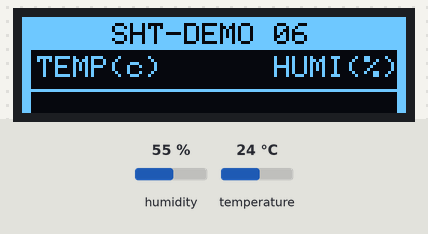
Recording of a sketch running on a simulated ESP8266 (NodeMCU). Shown: 128×32 one-colour display. The inputs (shaded band) are chosen by the test bench; at power-on: humidity 55 %, temperature 24 °C. WiFi joins after 1.5 s; servers stay silent unless stated; no MQTT or app messages arrive unless stated; what the sketch prints to the serial monitor is not drawn.

Above: at 6.1 s.

The sketch:

iot_sht_demo.ino
```cpp
 /*软定义：Wire.h进行SDA、SCL引脚的软定义,此时硬IIC串口GPIO4、GPIO5不可用；
  *       引脚GPIO1、GPIO3以及GPIO10不可随意进行电平设置；
  *       屏显采用SPI方式，避免七针OLED的改线以及板子的飞线；
  *接线方式: |----------------------------------------------------|
  *         | Nodemcu       |OLED             |SHT30             |
            |---------------|-----------------|------------------|
            | GPIO16        |CS                                  |
            | GPIO05        |DC                                  |
            | GPIO4         |RES                                 |
            | GPIO0         |D1                                  |
            | GPIO2         |D0                                  |
            |---------------|-----------------|------------------|
            | GPIO12                          |SDA               |
            | GPIO13                          |SCL               |
            | 3.3V                            |vcc               |
            | GND                             |gnd               |
            |----------------------------------------------------|
   本案列采用Adafruit_SSD1306.h库文件，不能直接使用，需要进行文件修改(本例OLED是SSD1306_128_64）)，解决方法:
        1.进入Arduino库文件夹，打开Adafruit_SSD1306.h (使用任意文本编辑器打开)
        2.找到行：#define SSD1306_128_32
        3.取消改行的注释: #define SSD1306_128_64
        4.在Arduino中打开实例文件： ssd1306_128x64_i2c
        5.在setup函数中将地址从0x3D更改为0x3C
****************************库文件引用*****************************************/
#include <SPI.h>
#include <Wire.h>
#include <Adafruit_GFX.h>
#include <Adafruit_SSD1306.h>

#include "SHTSensor.h"
#include <ESP8266WiFi.h>
#include <ArduinoJson.h>
#include <PubSubClient.h>
/*****************************网络初始化****************************/
#define WIFI_SSID "yuhan888888"       // 使用时请修改为当前你的 wifi ssid
#define WIFI_PASS "yuhan123456"   // 使用时请修改为当前你的 wifi 密码
const char* mqtt_server = "47.103.121.23";
//const char* Token = "eTitpyFuZgPLffl3RYjQ";//润航种养温湿度
const char* Token1 = "Fe13HIWJQfhwcTr8A6sD";//测试温湿度
const char* Token2 = "hT1plridhhbONjmtP1RL";
WiFiClient espClient;
PubSubClient client(espClient);
/********************oled与DHT22初始化定义*********************************/
#define OLED_MOSI  0 //D1
#define OLED_CLK   2 //D0
#define OLED_DC    5
#define OLED_CS    16
#define OLED_RESET 4
Adafruit_SSD1306 display(OLED_MOSI, OLED_CLK, OLED_DC, OLED_RESET, OLED_CS);
SHTSensor SHT30;
/********************变量初始化*********************************/
long lastmsg = 0;
long lastpub = 0;
char msg[50];


static const unsigned char PROGMEM Gateway[] = {
0xFF,0xFF,0xFF,0xFF,0xFF,0xFF,0xFF,0xFF,0xFF,0xFF,0xFF,0xFF,0xFF,0xFF,0xFF,0xFF,
0xFF,0xFF,0xFF,0xFF,0xFF,0xFF,0xFF,0xFF,0xFF,0xFF,0xFF,0xFF,0xFF,0xFF,0xFF,0xFF,
0xFF,0xFF,0xFF,0xFF,0xFF,0xFF,0xFF,0xFF,0xFF,0xFF,0xFF,0xFF,0xFF,0xFF,0xFF,0xFF,
0xFF,0xFF,0xFF,0xFE,0xFB,0xFF,0xFF,0xC0,0x1C,0x00,0x7B,0xBF,0xFF,0xFF,0xFF,0xFF,
0xFF,0xFF,0xFF,0xFF,0x40,0x30,0x11,0xDA,0xDD,0xFF,0x7B,0x87,0xFF,0xFF,0xFF,0xFF,
0xFF,0xFF,0xFF,0xFF,0xFB,0xFD,0x7D,0xC0,0x1D,0xFF,0x77,0x77,0xFF,0xFF,0xFF,0xFF,
0xFF,0xFF,0xFF,0xFF,0xE0,0x70,0x1D,0xFD,0xFC,0xEE,0x6C,0xAF,0xFF,0xFF,0xFF,0xFF,
0xFF,0xFF,0xFF,0xFE,0x7B,0xF5,0x5D,0x80,0x0D,0x55,0x63,0xDF,0xCF,0xFF,0xFF,0xFF,
0xFF,0xFF,0xFF,0xFF,0x40,0x35,0x51,0xFD,0xFD,0xBB,0x7B,0xAF,0xCF,0xFF,0xFF,0xFF,
0xFF,0xFF,0xFF,0xFF,0x6F,0x73,0x97,0xE0,0x3D,0xBB,0x76,0x73,0xFF,0xFF,0xFF,0xFF,
0xFF,0xFF,0xFF,0xFF,0x60,0x77,0xD7,0xEF,0xBD,0x55,0x61,0x07,0xFF,0xFF,0xFF,0xFF,
0xFF,0xFF,0xFF,0xFF,0x6F,0x70,0x17,0xEF,0xBC,0xEE,0x7F,0x77,0xCF,0xFF,0xFF,0xFF,
0xFF,0xFF,0xFF,0xFF,0x60,0x77,0xD5,0xED,0xBD,0xFF,0x79,0x77,0xCF,0xFF,0xFF,0xFF,
0xFF,0xFF,0xFF,0xFF,0x2F,0x70,0x15,0xED,0xBD,0xFF,0x67,0x07,0xFF,0xFF,0xFF,0xFF,
0xFF,0xFF,0xFF,0xFF,0x6E,0x77,0xD9,0x80,0x0D,0xFC,0x7F,0x77,0xFF,0xFF,0xFF,0xFF,
0xFF,0xFF,0xFF,0xFF,0xFF,0xFF,0xFF,0xFF,0xFF,0xFF,0xFF,0xFF,0xFF,0xFF,0xFF,0xFF,
0xFF,0xFF,0xFF,0xFF,0xFF,0xFF,0xFF,0xFF,0xFF,0xFF,0xFF,0xFF,0xFF,0xFF,0xFF,0xFF,
0xFF,0xFF,0xFF,0xFF,0xFF,0xFF,0xFF,0xFF,0xFF,0xFF,0xFF,0xFF,0xFF,0xFF,0xFF,0xFF,
0xFF,0xFF,0xFF,0xFF,0xFF,0xFF,0xFF,0xFF,0xFF,0xFF,0xFF,0xFF,0xFF,0xFF,0xFF,0xFF,
  };
  static const unsigned char PROGMEM Kuang[] = {
0xFF,0xFF,0xFF,0xFF,0xFF,0xFF,0xFF,0xFF,0xFF,0xFF,0xFF,0xFF,0xFF,0xFF,0xFF,0xFC,
0x80,0x00,0x00,0x00,0x00,0x00,0x00,0x00,0x00,0x00,0x00,0x00,0x00,0x00,0x00,0x04,
0x80,0x00,0x00,0x00,0x00,0x00,0x00,0x00,0x00,0x00,0x00,0x00,0x00,0x00,0x00,0x04,
0x80,0x00,0x00,0x00,0x00,0x00,0x00,0x00,0x00,0x00,0x00,0x00,0x00,0x00,0x00,0x04,
0x80,0x00,0x00,0x00,0x00,0x00,0x00,0x00,0x00,0x00,0x00,0x00,0x00,0x00,0x00,0x04,
0x80,0x00,0x00,0x00,0x00,0x00,0x00,0x00,0x00,0x00,0x00,0x00,0x00,0x00,0x00,0x04,
0x80,0x00,0x00,0x00,0x00,0x00,0x00,0x00,0x00,0x00,0x00,0x00,0x00,0x00,0x00,0x04,
0x80,0x00,0x00,0x00,0x00,0x00,0x00,0x00,0x00,0x00,0x00,0x00,0x00,0x00,0x00,0x04,
0x80,0x00,0x00,0x00,0x00,0x00,0x00,0x00,0x00,0x00,0x00,0x00,0x00,0x00,0x00,0x04,
0x80,0x00,0x00,0x00,0x00,0x00,0x00,0x00,0x00,0x00,0x00,0x00,0x00,0x00,0x00,0x04,
0x80,0x00,0x00,0x00,0x00,0x00,0x00,0x00,0x00,0x00,0x00,0x00,0x00,0x00,0x00,0x04,
0x80,0x00,0x00,0x00,0x00,0x00,0x00,0x00,0x00,0x00,0x00,0x00,0x00,0x00,0x00,0x04,
0x80,0x00,0x00,0x00,0x00,0x00,0x00,0x00,0x00,0x00,0x00,0x00,0x00,0x00,0x00,0x04,
0x80,0x00,0x00,0x00,0x00,0x00,0x00,0x00,0x00,0x00,0x00,0x00,0x00,0x00,0x00,0x04,
0xFF,0xFF,0xFF,0xFF,0xFF,0xFF,0xFF,0xFF,0xFF,0xFF,0xFF,0xFF,0xFF,0xFF,0xFF,0xFC,};\
static const unsigned char PROGMEM Kuang2[] = {
0xFF,0xFF,0xFF,0xFF,0xFF,0xFF,0xFF,0xFF,0xFF,0xFF,0xFF,0xFF,0xFF,0xFF,0xFF,0xFF,
0xE0,0x00,0x00,0x00,0x00,0x00,0x00,0x00,0x00,0x00,0x00,0x00,0x00,0x00,0x00,0x07,
0xE0,0x00,0x00,0x00,0x00,0x00,0x00,0x00,0x00,0x00,0x00,0x00,0x00,0x00,0x00,0x07,
0xE0,0x00,0x00,0x00,0x00,0x00,0x00,0x00,0x00,0x00,0x00,0x00,0x00,0x00,0x00,0x07,
0xE0,0x00,0x00,0x00,0x00,0x00,0x00,0x00,0x00,0x00,0x00,0x00,0x00,0x00,0x00,0x07,
0xE0,0x00,0x00,0x00,0x00,0x00,0x00,0x00,0x00,0x00,0x00,0x00,0x00,0x00,0x00,0x07,
0xE0,0x00,0x00,0x00,0x00,0x00,0x00,0x00,0x00,0x00,0x00,0x00,0x00,0x00,0x00,0x07,
0xE0,0x00,0x00,0x00,0x00,0x00,0x00,0x00,0x00,0x00,0x00,0x00,0x00,0x00,0x00,0x07,
0xE0,0x00,0x00,0x00,0x00,0x00,0x00,0x00,0x00,0x00,0x00,0x00,0x00,0x00,0x00,0x07,
0xE0,0x00,0x00,0x00,0x00,0x00,0x00,0x00,0x00,0x00,0x00,0x00,0x00,0x00,0x00,0x07,
0xE0,0x00,0x00,0x00,0x00,0x00,0x00,0x00,0x00,0x00,0x00,0x00,0x00,0x00,0x00,0x07,
0xE0,0x00,0x00,0x00,0x00,0x00,0x00,0x00,0x00,0x00,0x00,0x00,0x00,0x00,0x00,0x07,
0xE0,0x00,0x00,0x00,0x00,0x00,0x00,0x00,0x00,0x00,0x00,0x00,0x00,0x00,0x00,0x07,
0xE0,0x00,0x00,0x00,0x00,0x00,0x00,0x00,0x00,0x00,0x00,0x00,0x00,0x00,0x00,0x07,
0xE0,0x00,0x00,0x00,0x00,0x00,0x00,0x00,0x00,0x00,0x00,0x00,0x00,0x00,0x00,0x07,
0xE0,0x00,0x00,0x00,0x00,0x00,0x00,0x00,0x00,0x00,0x00,0x00,0x00,0x00,0x00,0x07,
0xE0,0x00,0x00,0x00,0x00,0x00,0x00,0x00,0x00,0x00,0x00,0x00,0x00,0x00,0x00,0x07,
0xE0,0x00,0x00,0x00,0x00,0x00,0x00,0x00,0x00,0x00,0x00,0x00,0x00,0x00,0x00,0x07,
0xE0,0x00,0x00,0x00,0x00,0x00,0x00,0x00,0x00,0x00,0x00,0x00,0x00,0x00,0x00,0x07,
0xE0,0x00,0x00,0x00,0x00,0x00,0x00,0x00,0x00,0x00,0x00,0x00,0x00,0x00,0x00,0x07,
0xE0,0x00,0x00,0x00,0x00,0x00,0x00,0x00,0x00,0x00,0x00,0x00,0x00,0x00,0x00,0x07,
0xE0,0x00,0x00,0x00,0x00,0x00,0x00,0x00,0x00,0x00,0x00,0x00,0x00,0x00,0x00,0x07,
0xE0,0x00,0x00,0x00,0x00,0x00,0x00,0x00,0x00,0x00,0x00,0x00,0x00,0x00,0x00,0x07,
0xE0,0x00,0x00,0x00,0x00,0x00,0x00,0x00,0x00,0x00,0x00,0x00,0x00,0x00,0x00,0x07,
0xE0,0x00,0x00,0x00,0x00,0x00,0x00,0x00,0x00,0x00,0x00,0x00,0x00,0x00,0x00,0x07,
0xE0,0x00,0x00,0x00,0x00,0x00,0x00,0x00,0x00,0x00,0x00,0x00,0x00,0x00,0x00,0x07,
0xE0,0x00,0x00,0x00,0x00,0x00,0x00,0x00,0x00,0x00,0x00,0x00,0x00,0x00,0x00,0x07,
0xE0,0x00,0x00,0x00,0x00,0x00,0x00,0x00,0x00,0x00,0x00,0x00,0x00,0x00,0x00,0x07,
0xE0,0x00,0x00,0x00,0x00,0x00,0x00,0x00,0x00,0x00,0x00,0x00,0x00,0x00,0x00,0x07,
0xE0,0x00,0x00,0x00,0x00,0x00,0x00,0x00,0x00,0x00,0x00,0x00,0x00,0x00,0x00,0x07,
0xE0,0x00,0x00,0x00,0x00,0x00,0x00,0x00,0x00,0x00,0x00,0x00,0x00,0x00,0x00,0x07,
0xE0,0x00,0x00,0x00,0x00,0x00,0x00,0x00,0x00,0x00,0x00,0x00,0x00,0x00,0x00,0x07,
0xE0,0x00,0x00,0x00,0x00,0x00,0x00,0x00,0x00,0x00,0x00,0x00,0x00,0x00,0x00,0x07,
0xE0,0x00,0x00,0x00,0x00,0x00,0x00,0x00,0x00,0x00,0x00,0x00,0x00,0x00,0x00,0x07,
0xE0,0x00,0x00,0x00,0x00,0x00,0x00,0x00,0x00,0x00,0x00,0x00,0x00,0x00,0x00,0x07,
0xE0,0x00,0x00,0x00,0x00,0x00,0x00,0x00,0x00,0x00,0x00,0x00,0x00,0x00,0x00,0x07,
0xE0,0x00,0x00,0x00,0x00,0x00,0x00,0x00,0x00,0x00,0x00,0x00,0x00,0x00,0x00,0x07,
0xE0,0x00,0x00,0x00,0x00,0x00,0x00,0x00,0x00,0x00,0x00,0x00,0x00,0x00,0x00,0x07,
0xE0,0x00,0x00,0x00,0x00,0x00,0x00,0x00,0x00,0x00,0x00,0x00,0x00,0x00,0x00,0x07,
0xE0,0x00,0x00,0x00,0x00,0x00,0x00,0x00,0x00,0x00,0x00,0x00,0x00,0x00,0x00,0x07,
0xE0,0x00,0x00,0x00,0x00,0x00,0x00,0x00,0x00,0x00,0x00,0x00,0x00,0x00,0x00,0x07,
0xE0,0x00,0x00,0x00,0x00,0x00,0x00,0x00,0x00,0x00,0x00,0x00,0x00,0x00,0x00,0x07,
0xE0,0x00,0x00,0x00,0x00,0x00,0x00,0x00,0x00,0x00,0x00,0x00,0x00,0x00,0x00,0x07,
0xE0,0x00,0x00,0x00,0x00,0x00,0x00,0x00,0x00,0x00,0x00,0x00,0x00,0x00,0x00,0x07,
0xE0,0x00,0x00,0x00,0x00,0x00,0x00,0x00,0x00,0x00,0x00,0x00,0x00,0x00,0x00,0x07,
0xE0,0x00,0x00,0x00,0x00,0x00,0x00,0x00,0x00,0x00,0x00,0x00,0x00,0x00,0x00,0x07,
0xE0,0x00,0x00,0x00,0x00,0x00,0x00,0x00,0x00,0x00,0x00,0x00,0x00,0x00,0x00,0x07,
0xE0,0x00,0x00,0x00,0x00,0x00,0x00,0x00,0x00,0x00,0x00,0x00,0x00,0x00,0x00,0x07,
0xE0,0x00,0x00,0x00,0x00,0x00,0x00,0x00,0x00,0x00,0x00,0x00,0x00,0x00,0x00,0x07,
0xE0,0x00,0x00,0x00,0x00,0x00,0x00,0x00,0x00,0x00,0x00,0x00,0x00,0x00,0x00,0x07,
0xE0,0x00,0x00,0x00,0x00,0x00,0x00,0x00,0x00,0x00,0x00,0x00,0x00,0x00,0x00,0x07,
0xE0,0x00,0x00,0x00,0x00,0x00,0x00,0x00,0x00,0x00,0x00,0x00,0x00,0x00,0x00,0x07,
0xE0,0x00,0x00,0x00,0x00,0x00,0x00,0x00,0x00,0x00,0x00,0x00,0x00,0x00,0x00,0x07,
0xE0,0x00,0x00,0x00,0x00,0x00,0x00,0x00,0x00,0x00,0x00,0x00,0x00,0x00,0x00,0x07,
0xE0,0x00,0x00,0x00,0x00,0x00,0x00,0x00,0x00,0x00,0x00,0x00,0x00,0x00,0x00,0x07,
0xE0,0x00,0x00,0x00,0x00,0x00,0x00,0x00,0x00,0x00,0x00,0x00,0x00,0x00,0x00,0x07,
0xE0,0x00,0x00,0x00,0x00,0x00,0x00,0x00,0x00,0x00,0x00,0x00,0x00,0x00,0x00,0x07,
0xE0,0x00,0x00,0x00,0x00,0x00,0x00,0x00,0x00,0x00,0x00,0x00,0x00,0x00,0x00,0x07,
0xE0,0x00,0x00,0x00,0x00,0x00,0x00,0x00,0x00,0x00,0x00,0x00,0x00,0x00,0x00,0x07,
0xE0,0x00,0x00,0x00,0x00,0x00,0x00,0x00,0x00,0x00,0x00,0x00,0x00,0x00,0x00,0x07,
0xE0,0x00,0x00,0x00,0x00,0x00,0x00,0x00,0x00,0x00,0x00,0x00,0x00,0x00,0x00,0x07,
0xFF,0xFF,0xFF,0xFF,0xFF,0xFF,0xFF,0xFF,0xFF,0xFF,0xFF,0xFF,0xFF,0xFF,0xFF,0xFF,
0xFF,0xFF,0xFF,0xFF,0xFF,0xFF,0xFF,0xFF,0xFF,0xFF,0xFF,0xFF,0xFF,0xFF,0xFF,0xFF,
0xFF,0xFF,0xFF,0xFF,0xFF,0xFF,0xFF,0xFF,0xFF,0xFF,0xFF,0xFF,0xFF,0xFF,0xFF,0xFF,
};


/***********************************************************/
void setup(void) {
  Wire.begin(12,13);
  Serial.begin(9600);
  if (SHT30.init()) {
      Serial.print("init(): success\n");
  } else {
      Serial.print("init(): failed\n");
  }
  SHT30.setAccuracy(SHTSensor::SHT_ACCURACY_MEDIUM);

  display.display();
  pinMode(16,OUTPUT);
  display.begin(SSD1306_SWITCHCAPVCC);
  delay(2000);
  display.clearDisplay(); // Clear the display buffer.

  display.drawPixel(10, 10, WHITE);
  display.display();
  delay(2000);
  display.clearDisplay();
/*display.drawFastHLine(0, 64, SSD1306_LCDWIDTH, WHITE);
  display.setTextSize(1);
  display.setTextColor(WHITE, BLACK);*/
  WiFi.begin(WIFI_SSID, WIFI_PASS);
  client.setServer(mqtt_server,1883);
  delay(2000);
  Serial.println(F("[Debug]:初始化完成..."));
}

/******************************************************************/
void loop() {
  /*监测WiFi状态，并显示、提示连接的网关*/
      if (WiFi.status() != WL_CONNECTED) {
              Serial.println(F("[Debug]:请连接Wifi..."));
              display.setTextColor(BLACK,WHITE );
              display.setTextSize(1);
              display.drawBitmap(0, 0, Gateway, 128, 19, 1);
              display.setTextColor(WHITE,BLACK);
              display.setTextSize(1);
              display.setCursor(0, 31);
              display.print("     SSID: TCGW");
              display.setCursor(0, 46);
              display.print("   PSWD: tcgw1234");
              display.display();
              display.clearDisplay();
              delay(3500);
              }

        digitalWrite(16,HIGH);
        SHT30.readSample();  /*数据采集，采集的过程中会出现采集失败“nan”的正常状况，所以采用缓存来避免“nan”值的显示*/
        float humidity = SHT30.getHumidity();
        float temperature = SHT30.getTemperature();
        Serial.print(F("温度："));
        Serial.print(temperature);
        Serial.print(F("  湿度："));
        Serial.println(humidity);


        /*屏幕第一行的显示*/
        display.setTextColor(BLACK,WHITE );
        display.setTextSize(1);
        display.setCursor(0, 0);
        display.print("                     ");
        display.setCursor(0, 2);
        display.print("     SHT-DEMO 06       ");
        /*第二行标签的显示*/
        display.setTextSize(1);
        display.setTextColor( WHITE,BLACK);
        display.setCursor(0, 10);
        display.print("                     ");
        display.setCursor(5, 13);
        display.print("TEMP(c)");
        display.setCursor(84, 13);
        display.print("HUMI(%)");
        display.setTextColor(WHITE,BLACK);
        display.drawBitmap(0, 10, Kuang, 128, 15, 1);
        display.drawBitmap(0, 0, Kuang2, 128, 64, 1);
        /*第三行温湿度的显示*/
        display.setTextSize(2);
        display.setCursor(5, 38);
        display.print(temperature,1);
        display.setTextSize(2);
        display.setCursor(76, 38);
        display.print(humidity,1);
        display.display();
        display.clearDisplay();

        client.loop();
        long now = millis();
        if (now - lastmsg >15000) {
               lastmsg = now;
               client.connect(Token1,Token1,"");
                       /*jason字串拼接*/
                       String payload = "{";
                       payload += "\"Otem\":";
                       payload += temperature;
                       payload += ",";
                       payload += "\"Ohum\":";
                       payload += humidity;
                       payload += "}";
                       /*数据发布*/
                       char attributes[300];
                       payload.toCharArray( attributes, 100 );
                       client.publish( "v1/devices/me/telemetry", attributes );
                       Serial.print(F("[Debug]:发布成功,内容为: "));
                       digitalWrite(16,LOW);
                       Serial.println(attributes);
                       }
                 delay(1000);
   }
```
